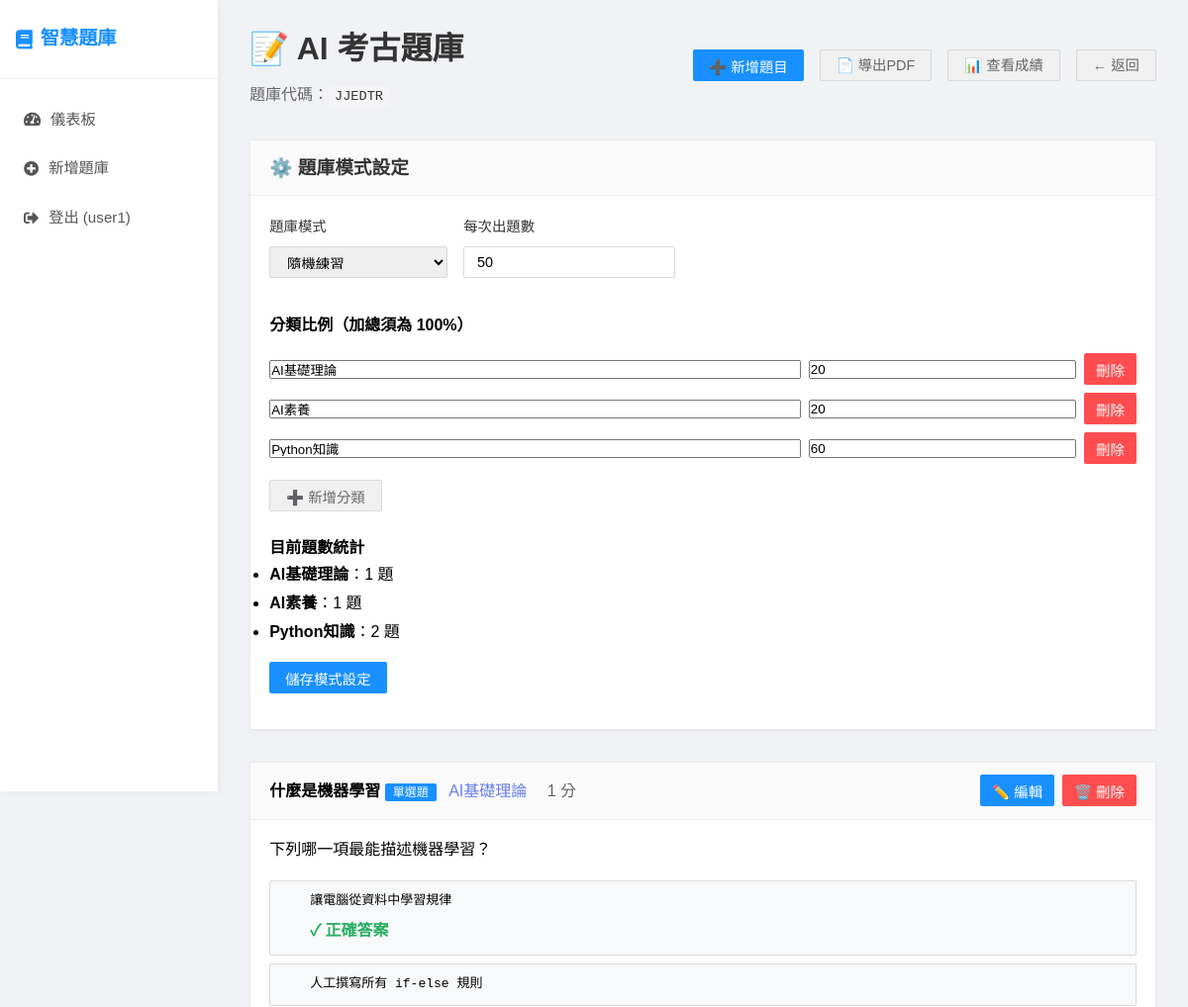
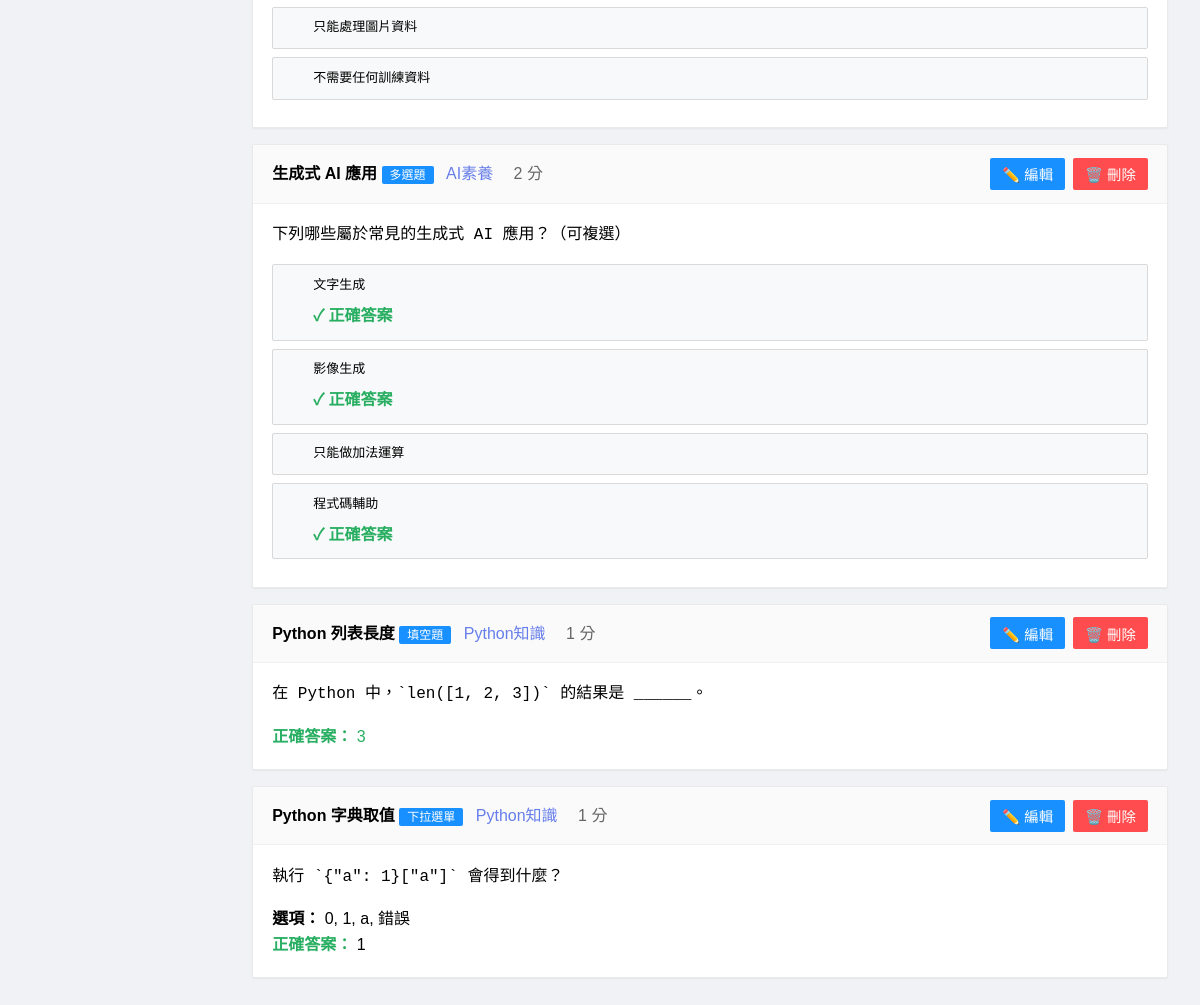
Page /quiz-bank/2 (signed in) on the committed database (2 pictures, top to bottom).
### app.py (models this page shows)
class User(UserMixin, db.Model):
    id = db.Column(db.Integer, primary_key=True)
    username = db.Column(db.String(80), unique=True, nullable=False)
    email = db.Column(db.String(120), unique=True, nullable=False)
    password_hash = db.Column(db.String(120), nullable=False)
    is_teacher = db.Column(db.Boolean, default=True)
    created_at = db.Column(db.DateTime, default=datetime.utcnow)
    quiz_banks = db.relationship('QuizBank', backref='owner', lazy=True)

class QuizBank(db.Model):
    id = db.Column(db.Integer, primary_key=True)
    title = db.Column(db.String(200), nullable=False)
    description = db.Column(db.Text)
    access_code = db.Column(db.String(10), unique=True, nullable=False)
    is_active = db.Column(db.Boolean, default=True)
    quiz_mode = db.Column(db.String(20), default='fixed')
    session_question_count = db.Column(db.Integer, default=10)
    category_ratios = db.Column(db.Text)
    created_at = db.Column(db.DateTime, default=datetime.utcnow)
    teacher_id = db.Column(db.Integer, db.ForeignKey('user.id'), nullable=False)
    questions = db.relationship('Question', backref='quiz_bank', lazy=True, cascade='all, delete-orphan')
    submissions = db.relationship('Submission', backref='quiz_bank', lazy=True)

class Question(db.Model):
    id = db.Column(db.Integer, primary_key=True)
    title = db.Column(db.String(200), nullable=False)
    question_text = db.Column(db.Text, nullable=False)
    question_type = db.Column(db.String(50), nullable=False)  # single_choice, multiple_choice, fill_blank, dropdown, parsons
    question_data = db.Column(db.Text)  # JSON格式儲存選項、正確答案等
    points = db.Column(db.Integer, default=1)
    order_index = db.Column(db.Integer, default=0)
    category = db.Column(db.String(100))
    quiz_bank_id = db.Column(db.Integer, db.ForeignKey('quiz_bank.id'), nullable=False)
    created_at = db.Column(db.DateTime, default=datetime.utcnow)

### app.py (the view)
@app.route('/quiz-bank/<int:quiz_bank_id>')
@login_required
def manage_quiz_bank(quiz_bank_id):
    quiz_bank = QuizBank.query.get_or_404(quiz_bank_id)
    if quiz_bank.teacher_id != current_user.id:
        return redirect(url_for('teacher_dashboard'))
    questions = Question.query.filter_by(quiz_bank_id=quiz_bank_id).order_by(Question.order_index).all()
    category_stats = {}
    for question in questions:
        category = (question.category or '未分類').strip()
        category_stats[category] = category_stats.get(category, 0) + 1
    return render_template(
        'manage_quiz_bank.html',
        quiz_bank=quiz_bank,
        questions=questions,
        category_stats=category_stats,
        category_ratios=get_category_ratios(quiz_bank),
    )

### app.py (called while the page is built)
@app.template_filter('from_json')
def from_json_filter(value):
    try:
        return json.loads(value) if value else {}
    except:
        return {}

@app.template_global()
def get_question_type_name(question_type):
    type_names = {
        'single_choice': '單選題',
        'multiple_choice': '多選題',
        'fill_blank': '填空題',
        'dropdown': '下拉選單',
        'dropdown_fillblank': '下拉選單填空題',
        'parsons': '程式碼排序題'
    }
    return type_names.get(question_type, question_type)

@login_manager.user_loader
def load_user(user_id):
    return User.query.get(int(user_id))

### practice_utils.py (called while the page is built)
def get_category_ratios(quiz_bank):
    if not quiz_bank.category_ratios:
        return {}
    try:
        return json.loads(quiz_bank.category_ratios)
    except (json.JSONDecodeError, TypeError):
        return {}

### templates/manage_quiz_bank.html (shortened to what this page needs)
{% extends "base.html" %}
{% block content %}
<div>
    <div style="display: flex; justify-content: space-between; align-items: center; margin-bottom: 2rem;">
        <div>
            <h1 style="color: #333; margin-bottom: 0.5rem;">📝 {{ quiz_bank.title }}</h1>
            <p style="color: #666;">題庫代碼：<span class="access-code">{{ quiz_bank.access_code }}</span></p>
        </div>
        <div style="display: flex; gap: 1rem;">
            <button onclick="showAddQuestionModal()" class="btn">➕ 新增題目</button>
            <a href="{{ url_for('export_quiz_bank_pdf', quiz_bank_id=quiz_bank.id) }}" class="btn btn-secondary" title="導出題庫為PDF文件">📄 導出PDF</a>
            <a href="{{ url_for('view_submissions_page', quiz_bank_id=quiz_bank.id) }}" class="btn btn-secondary">📊 查看成績</a>
            <a href="{{ url_for('teacher_dashboard') }}" class="btn btn-secondary">← 返回</a>
        </div>
    </div>
    <div class="card" style="margin-bottom: 2rem;">
        <div class="card-header">
            <h3 style="margin: 0;">⚙️ 題庫模式設定</h3>
        </div>
        <div class="card-body">
            <div style="display: flex; gap: 1rem; flex-wrap: wrap; margin-bottom: 1rem;">
                <div class="form-group" style="min-width: 180px;">
                    <label for="quiz-mode">題庫模式</label>
                    <select id="quiz-mode">
                        <option value="practice" {% if quiz_bank.quiz_mode == 'practice' %}selected{% endif %}>隨機練習</option>
                    </select>
                </div>
                <div class="form-group" style="min-width: 180px;">
                    <label for="session-question-count">每次出題數</label>
                    <input type="number" id="session-question-count" min="1" value="{{ quiz_bank.session_question_count or 10 }}">
                </div>
            </div>
            <div id="practice-config-section" style="{% if quiz_bank.quiz_mode != 'practice' %}display: none;{% endif %}">
                <h4 style="margin-bottom: 1rem;">分類比例（加總須為 100%）</h4>
                <div id="ratio-rows"></div>
                <button type="button" class="btn btn-secondary" onclick="addRatioRow()" style="margin-top: 0.5rem;">➕ 新增分類</button>
                {% if category_stats %}
                <div style="margin-top: 1.5rem;">
                    <h4>目前題數統計</h4>
                    <ul style="line-height: 1.8;">
                        {% for category, count in (category_stats or {}).items() %}
                        <li><strong>{{ category }}</strong>：{{ count }} 題</li>
                        {% endfor %}
                    </ul>
                </div>
                {% endif %}
            </div>
            <button type="button" class="btn" onclick="savePracticeConfig()" style="margin-top: 1rem;">儲存模式設定</button>
        </div>
    </div>
    <div id="questions-container">
        {% if questions %}
            {% for question in questions %}
            <div class="question-item" data-question-id="{{ question.id }}">
                <div class="question-header">
                    <div>
                        <strong>{{ question.title }}</strong>
                        <span class="question-type-badge">{{ get_question_type_name(question.question_type) }}</span>
                        {% if question.category %}
                        <span style="color: #667eea; margin-left: 0.5rem;">{{ question.category }}</span>
                        {% endif %}
                        <span style="color: #666; margin-left: 1rem;">{{ question.points }} 分</span>
                    </div>
                    <div style="display: flex; gap: 0.5rem;">
                        <button onclick="editQuestion({{ question.id }})" class="btn" style="padding: 6px 12px;">✏️ 編輯</button>
                        <button onclick="deleteQuestion({{ question.id }})" class="btn btn-danger" style="padding: 6px 12px;">🗑️ 刪除</button>
                    </div>
                </div>
                <div class="question-content">
                    <p style="white-space: pre-wrap; font-family: Consolas, monospace;">{{ question.question_text | trim }}</p>
                    {% if question.question_data %}
                        {% set data = question.question_data | from_json %}
                        {% if question.question_type in ['single_choice', 'multiple_choice'] %}
                            <div style="margin-top: 1rem;">
                                {% for option in data.options %}
                                <div class="option" style="background: #f8f9fa;">
                                    <div class="option-text">{{ option }}</div>
                                    {% if (question.question_type == 'single_choice' and option == data.correct_answer) or
                                           (question.question_type == 'multiple_choice' and option in data.correct_answers) %}
                                    <div class="option-correct">✓ 正確答案</div>
                                    {% endif %}
                                </div>
                                {% endfor %}
                            </div>
                        {% elif question.question_type == 'fill_blank' %}
                            <div style="margin-top: 1rem; color: #27ae60;">
                                <strong>正確答案：</strong> {{ data.correct_answer }}
                            </div>
                        {% elif question.question_type == 'dropdown' %}
                            <div style="margin-top: 1rem;">
                                <strong>選項：</strong> {{ data.options | join(', ') }}<br>
                                <strong style="color: #27ae60;">正確答案：</strong> {{ data.correct_answer }}
                            </div>
                        {% endif %}
                    {% endif %}
                </div>
            </div>
            {% endfor %}
        {% else %}
            <div style="text-align: center; padding: 3rem; background: #f8f9fa; border-radius: 10px;">
                <h3 style="color: #666; margin-bottom: 1rem;">📝 還沒有題目</h3>
                <p style="color: #888; margin-bottom: 2rem;">開始建立您的第一個題目吧！</p>
                <button onclick="showAddQuestionModal()" class="btn">➕ 新增題目</button>
            </div>
        {% endif %}
    </div>
</div>
{% endblock %}

### templates/base.html (shortened to what this page needs)
<!DOCTYPE html>
<html lang="zh-TW">
<head>
    <link rel="stylesheet" href="{{ url_for('static', filename='css/style.css') }}">
    <link rel="stylesheet" href="https://cdnjs.cloudflare.com/ajax/libs/font-awesome/5.15.4/css/all.min.css">
</head>
<body>
    <div class="container">
        <nav class="navbar">
            <h1><i class="fas fa-book"></i> 智慧題庫</h1>
            <div class="nav-links">
                {% if current_user.is_authenticated %}
                    <a href="{{ url_for('teacher_dashboard') }}" class="{{ 'active' if request.endpoint == 'teacher_dashboard' else '' }}">
                        <i class="fas fa-tachometer-alt"></i> 儀表板
                    </a>
                    <a href="{{ url_for('create_quiz_bank') }}" class="{{ 'active' if request.endpoint == 'create_quiz_bank' else '' }}">
                        <i class="fas fa-plus-circle"></i> 新增題庫
                    </a>
                    <a href="{{ url_for('logout') }}">
                        <i class="fas fa-sign-out-alt"></i> 登出 ({{ current_user.username }})
                    </a>
                {% endif %}
            </div>
        </nav>
        <div class="content">
            {% block content %}{% endblock %}
        </div>
    </div>
</body>
</html>

### static/css/style.css (style rules this page uses)
* { margin: 0; padding: 0; box-sizing: border-box; }
body { font-family: 'Microsoft JhengHei', Consolas, sans-serif; line-height: 1.6; background: #f0f2f5; min-height: 100vh; }
.container { display: flex; min-height: 100vh; }
.navbar { width: 220px; background: #fff; color: #333; box-shadow: 0 0 10px rgba(0,0,0,0.05); display: flex; flex-direction: column; padding: 0; position: fixed; height: 100vh; z-index: 100; }
.navbar h1 { font-size: 1.2rem; font-weight: bold; padding: 1.5rem 1rem; color: #1890ff; border-bottom: 1px solid #f0f0f0; margin: 0; display: flex; align-items: center; gap: 8px; }
.navbar .nav-links { display: flex; flex-direction: column; padding: 1rem 0; }
.navbar a { color: #555; text-decoration: none; padding: 0.8rem 1.5rem; transition: all 0.3s; display: flex; align-items: center; gap: 10px; font-size: 0.95rem; }
.content { flex: 1; padding: 1.5rem 2rem; margin-left: 220px; background: #f0f2f5; }
.form-group { margin-bottom: 1.2rem; }
.form-group label { display: block; margin-bottom: 0.5rem; font-weight: 500; color: #333; font-size: 0.9rem; }
.form-group input, .form-group textarea, .form-group select { width: 100%; padding: 0.5rem 0.8rem; border: 1px solid #d9d9d9; border-radius: 2px; font-size: 0.9rem; transition: all 0.2s; height: 32px; }
.btn { display: inline-flex; align-items: center; justify-content: center; padding: 0.5rem 1rem; background: #1890ff; color: white; text-decoration: none; border: none; border-radius: 2px; cursor: pointer; font-size: 0.9rem; font-weight: 500; transition: all 0.2s; height: 32px; gap: 5px; }
.btn-secondary { background: #f0f0f0; color: #666; border: 1px solid #d9d9d9; }
.btn-danger { background: #ff4d4f; }
.card { background: white; border-radius: 2px; box-shadow: 0 1px 2px rgba(0,0,0,0.05); margin-bottom: 1rem; overflow: hidden; transition: all 0.3s; border: 1px solid #eaeaea; }
.card-header { background: #fafafa; color: #333; padding: 0.8rem 1.2rem; font-weight: 500; border-bottom: 1px solid #f0f0f0; display: flex; justify-content: space-between; align-items: center; }
.card-body { padding: 1.2rem; }
.access-code { background: #f5f5f5; padding: 3px 6px; border-radius: 2px; font-family: Consolas, monospace; font-weight: 500; color: #333; font-size: 0.85rem; }
.question-item { border: 1px solid #eaeaea; border-radius: 2px; margin-bottom: 1rem; overflow: hidden; background: white; box-shadow: 0 1px 2px rgba(0,0,0,0.05); }
.question-header { background: #fafafa; padding: 0.8rem 1.2rem; border-bottom: 1px solid #f0f0f0; display: flex; justify-content: space-between; align-items: center; }
.question-content { padding: 1.2rem; }
.question-type-badge { background: #1890ff; color: white; padding: 2px 8px; border-radius: 2px; font-size: 0.75rem; }
.option { margin: 0.5rem 0; padding: 0.7rem 1rem; border: 1px solid #d9d9d9; border-radius: 2px; cursor: pointer; transition: all 0.2s; position: relative; }
.option-text { display: block; white-space: pre !important; font-family: Consolas, monospace !important; font-size: 13px !important; line-height: 1.4 !important; padding-left: 1.5rem; text-indent: 0 !important; margin-left: 0 !important; overflow-x: auto; }
.option-correct { display: block; color: #27ae60; font-weight: bold; margin-top: 0.5rem; padding-left: 1.5rem; }

### rows in the picture
User: username "user1"
QuizBank: title "AI 考古題庫", access_code "JJEDTR", quiz_mode "隨機練習", session_question_count "50"
Question: category "AI基礎理論", count "1", title "什麼是機器學習", question_type "單選題", points "1", question_text "下列哪一項最能描述機器學習？", options "讓電腦從資料中學習規律" "人工撰寫所有 if-else 規則" "只能處理圖片資料" "不需要任何訓練資料"
Question: category "AI素養", count "1", title "生成式 AI 應用", question_type "多選題", points "2", question_text "下列哪些屬於常見的生成式 AI 應用？（可複選）", options "文字生成" "影像生成" "只能做加法運算" "程式碼輔助"
Question: category "Python知識", quiz_bank "2", title "Python 列表長度", question_type "填空題", points "1", question_text "在 Python 中，`len([1, 2, 3])` 的結果是 ______。", correct_answer "3"
Question: title "Python 字典取值", question_type "下拉選單", category "Python知識", points "1", question_text "執行 `{\"a\": 1}[\"a\"]` 會得到什麼？", options "0, 1, a, 錯誤", correct_answer "1"
